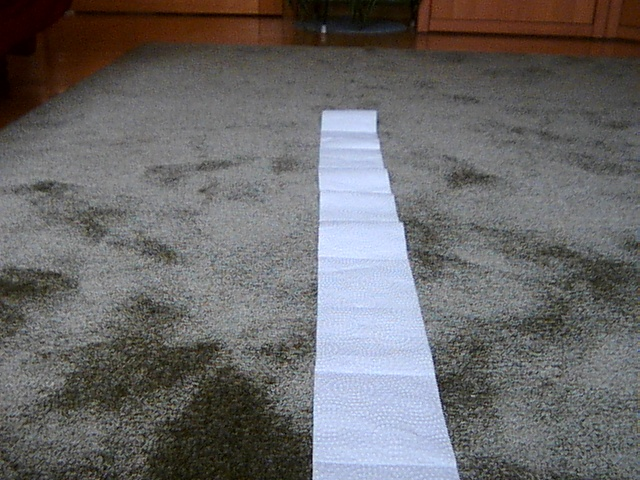
#> input picture Line_detection_testing/imag.jpg, 640 x 480 px
$ python yEdgeDetecSobel.py   (older library calls are emulated)
#> lines starting #> are read from the running program, lines starting #| are printed output that depends on the picture
import cv2
import numpy as np

image1 = cv2.imread('imag.jpg')
#> image1 is the input picture: shape (480, 640, 3); mean B, G, R 105.7, 105, 106.4

img = cv2.cvtColor(image1, cv2.COLOR_BGR2GRAY)
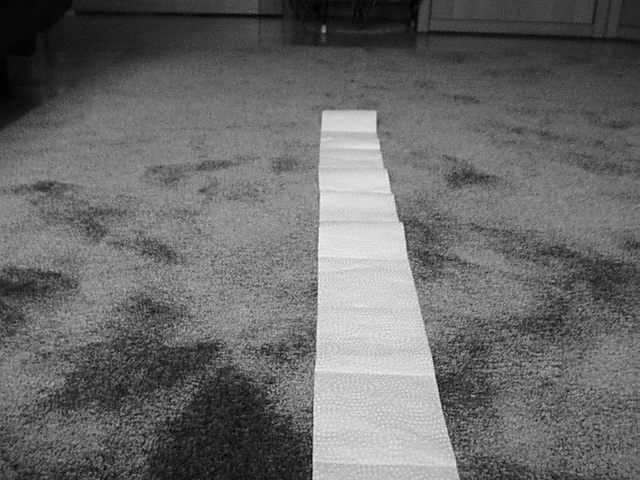
#> img: shape (480, 640); min 0, max 247, mean 105.5

sobel=cv2.Sobel(img,cv2.CV_64F,1,0,ksize=3)
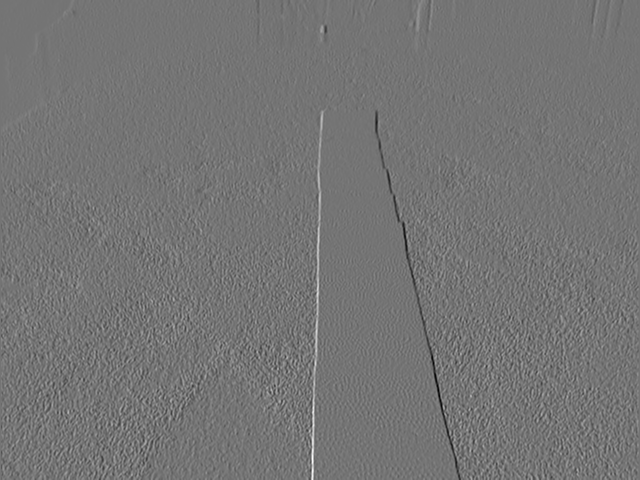
#> sobel: shape (480, 640) float64; min -695, max 822, mean 0.2; drawn with min black and max white
cv2.imshow('Sobel Image',sobel)
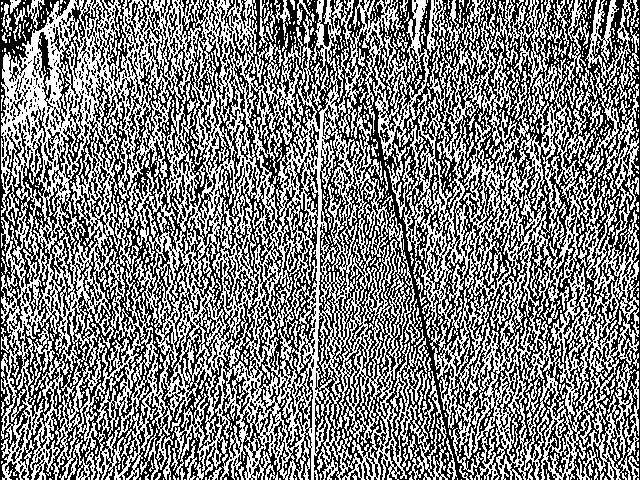
#> window 'Sobel Image': shape (480, 640); 49.4% white in thin lines or dots

if cv2.waitKey(0) & 0xff == 27:
#> (key Esc is pressed here)
	cv2.destroyAllWindows()
